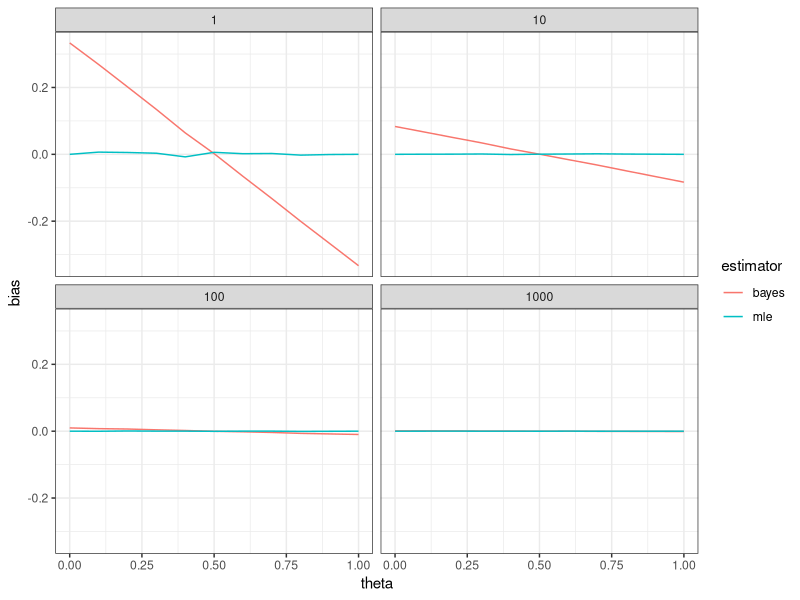

R code for this plot:
## ---- chunk 1
n <- 10
theta <- 0.5

n_reps <- 1e4
mle <- numeric(n_reps)
bayes <- numeric(n_reps)

for (i in 1:n_reps) {
  y <- rbinom(1, size = n, prob = theta)
  mle[i] <- y/n
  bayes[i] <- (1+y)/(2+n)
}


mean(mle)  -0.5 # estimate of MLE bias
mean(bayes)-0.5 # estimate of Bayes bias
## ---- chunk 2
mean(mle  ) + c(-1,1)*qnorm(.975)*sd(mle  )/sqrt(length(mle  )) - theta
mean(bayes) + c(-1,1)*qnorm(.975)*sd(bayes)/sqrt(length(bayes)) - theta
## ---- chunk 3
y <- rbinom(n_reps, size = n, prob = theta)
mle   <- y/n
bayes <- (1+y)/(2+n)

mean(mle  ) + c(-1,1)*qnorm(.975)*sd(mle  )/sqrt(length(mle  )) - theta
mean(bayes) + c(-1,1)*qnorm(.975)*sd(bayes)/sqrt(length(bayes)) - theta
## ---- chunk 4
n <- 5
theta <- 0.2

y <- rbinom(n_reps, size = n, prob = theta)
mle   <- y/n
bayes <- (1+y)/(2+n)

mean(mle  ) + c(-1,1)*qnorm(.975)*sd(mle  )/sqrt(length(mle  )) - theta
mean(bayes) + c(-1,1)*qnorm(.975)*sd(bayes)/sqrt(length(bayes)) - theta
## ---- chunk 5
settings <- expand.grid(n = 10^(0:3),
                        theta = seq(0,1,by=0.1))
## ---- chunk 6
library("plyr")
## ---- chunk 7
sim_study <- ddply(settings, .(n, theta), function(x) {
  y     <- rbinom(1e4, size = x$n, prob = x$theta)
  mle   <- y/x$n
  bayes <- (1+y)/(2+x$n)
  
  d <- data.frame(
    estimator = c("mle", "bayes"),
    bias      = c(mean(mle), mean(bayes)) - x$theta,
    se        = c(sd(  mle), sd(  bayes)) / sqrt(x$n))
  
  d$lower <- d$bias-qnorm(.975)*d$se
  d$upper <- d$bias+qnorm(.975)*d$se
  
  return(d)
})
## ---- chunk 8
library("ggplot2")

ggplot(sim_study, aes(x=theta, y=bias, color=estimator)) +
  geom_line() +
  facet_wrap(~n) + 
  theme_bw()
